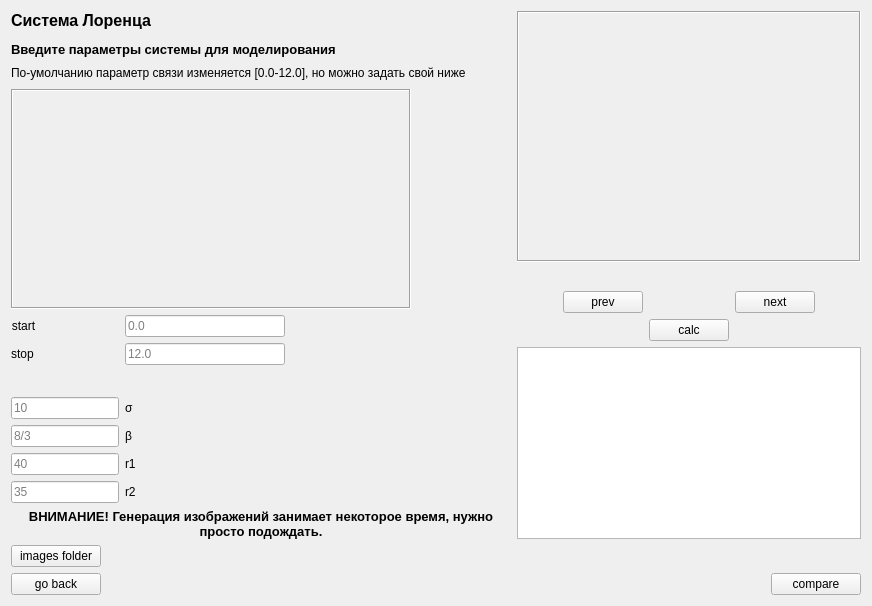
     <widget class="QWidget" name="page_3">
      <layout class="QGridLayout" name="gridLayout_9">
       <item row="0" column="0">
        <layout class="QGridLayout" name="gridLayout_8">
         <item row="1" column="0">
          <widget class="QLabel" name="label_12">
           <property name="sizePolicy">
            <sizepolicy hsizetype="Preferred" vsizetype="Preferred">
             <horstretch>0</horstretch>
             <verstretch>0</verstretch>
            </sizepolicy>
           </property>
           <property name="minimumSize">
            <size>
             <width>500</width>
             <height>20</height>
            </size>
           </property>
           <property name="maximumSize">
            <size>
             <width>1800</width>
             <height>20</height>
            </size>
           </property>
           <property name="text">
            <string>По-умолчанию параметр связи изменяется [0.0-12.0], но можно задать свой ниже</string>
           </property>
           <property name="wordWrap">
            <bool>true</bool>
           </property>
          </widget>
         </item>
         <item row="4" column="0">
          <widget class="QLabel" name="label_19">
           <property name="sizePolicy">
            <sizepolicy hsizetype="Preferred" vsizetype="Fixed">
             <horstretch>0</horstretch>
             <verstretch>0</verstretch>
            </sizepolicy>
           </property>
           <property name="font">
            <font>
             <pointsize>10</pointsize>
             <weight>75</weight>
             <bold>true</bold>
            </font>
           </property>
           <property name="text">
            <string>ВНИМАНИЕ! Генерация изображений занимает некоторое время, нужно просто подождать.</string>
           </property>
           <property name="alignment">
            <set>Qt::AlignCenter</set>
           </property>
           <property name="wordWrap">
            <bool>true</bool>
           </property>
          </widget>
         </item>
         <item row="0" column="0">
          <widget class="QLabel" name="label_11">
           <property name="maximumSize">
            <size>
             <width>16777215</width>
             <height>60</height>
            </size>
           </property>
           <property name="text">
            <string>&lt;html&gt;&lt;head/&gt;&lt;body&gt;&lt;p&gt;&lt;span style=&quot; font-size:12pt; font-weight:600;&quot;&gt;Система Лоренца&lt;/span&gt;&lt;/p&gt;&lt;p&gt;&lt;span style=&quot; font-size:10pt; font-weight:600;&quot;&gt;Введите параметры системы для моделирования&lt;/span&gt;&lt;/p&gt;&lt;/body&gt;&lt;/html&gt;</string>
           </property>
           <property name="textFormat">
            <enum>Qt::RichText</enum>
           </property>
           <property name="scaledContents">
            <bool>false</bool>
           </property>
          </widget>
         </item>
         <item row="2" column="0">
          <widget class="QLabel" name="eq_2">
           <property name="sizePolicy">
            <sizepolicy hsizetype="Preferred" vsizetype="Preferred">
             <horstretch>0</horstretch>
             <verstretch>0</verstretch>
            </sizepolicy>
           </property>
           <property name="minimumSize">
            <size>
             <width>400</width>
             <height>220</height>
            </size>
           </property>
           <property name="maximumSize">
            <size>
             <width>300</width>
             <height>220</height>
            </size>
           </property>
           <property name="baseSize">
            <size>
             <width>0</width>
             <height>0</height>
            </size>
           </property>
           <property name="frameShape">
            <enum>QFrame::Box</enum>
           </property>
           <property name="frameShadow">
            <enum>QFrame::Sunken</enum>
           </property>
           <property name="text">
            <string/>
           </property>
           <property name="alignment">
            <set>Qt::AlignRight|Qt::AlignTrailing|Qt::AlignVCenter</set>
           </property>
          </widget>
         </item>
         <item row="3" column="0">
          <layout class="QFormLayout" name="formLayout_4">
           <item row="0" column="0">
            <widget class="QLabel" name="label_13">
             <property name="maximumSize">
              <size>
               <width>1600</width>
               <height>16777215</height>
              </size>
             </property>
             <property name="text">
              <string>start</string>
             </property>
             <property name="alignment">
              <set>Qt::AlignCenter</set>
             </property>
            </widget>
           </item>
           <item row="0" column="1">
            <widget class="QLineEdit" name="coupparamstart_2">
             <property name="sizePolicy">
              <sizepolicy hsizetype="Expanding" vsizetype="Fixed">
               <horstretch>0</horstretch>
               <verstretch>0</verstretch>
              </sizepolicy>
             </property>
             <property name="maximumSize">
              <size>
               <width>160</width>
               <height>16777215</height>
              </size>
             </property>
             <property name="placeholderText">
              <string>0.0</string>
             </property>
            </widget>
           </item>
           <item row="1" column="0">
            <widget class="QLabel" name="label_14">
             <property name="maximumSize">
              <size>
               <width>160</width>
               <height>16777215</height>
              </size>
             </property>
             <property name="text">
              <string>stop</string>
             </property>
             <property name="alignment">
              <set>Qt::AlignCenter</set>
             </property>
            </widget>
           </item>
           <item row="1" column="1">
            <widget class="QLineEdit" name="coupparamend_2">
             <property name="sizePolicy">
              <sizepolicy hsizetype="Expanding" vsizetype="Fixed">
               <horstretch>0</horstretch>
               <verstretch>0</verstretch>
              </sizepolicy>
             </property>
             <property name="maximumSize">
              <size>
               <width>160</width>
               <height>160</height>
              </size>
             </property>
             <property name="placeholderText">
              <string>12.0</string>
             </property>
            </widget>
           </item>
           <item row="2" column="0" colspan="2">
            <spacer name="horizontalSpacer_6">
             <property name="orientation">
              <enum>Qt::Horizontal</enum>
             </property>
             <property name="sizeHint" stdset="0">
              <size>
               <width>40</width>
               <height>20</height>
              </size>
             </property>
            </spacer>
           </item>
           <item row="3" column="0">
            <widget class="QLineEdit" name="param_sigma">
             <property name="placeholderText">
              <string>10</string>
             </property>
            </widget>
           </item>
           <item row="3" column="1">
            <widget class="QLabel" name="label_15">
             <property name="maximumSize">
              <size>
               <width>16</width>
               <height>16777215</height>
              </size>
             </property>
             <property name="text">
              <string>σ</string>
             </property>
            </widget>
           </item>
           <item row="4" column="0">
            <widget class="QLineEdit" name="param_beta">
             <property name="placeholderText">
              <string>8/3</string>
             </property>
            </widget>
           </item>
           <item row="4" column="1">
            <widget class="QLabel" name="label_16">
             <property name="maximumSize">
              <size>
               <width>16</width>
               <height>16777215</height>
              </size>
             </property>
             <property name="text">
              <string>β</string>
             </property>
            </widget>
           </item>
           <item row="5" column="0">
            <widget class="QLineEdit" name="param_r1">
             <property name="placeholderText">
              <string>40</string>
             </property>
             <property name="clearButtonEnabled">
              <bool>false</bool>
             </property>
            </widget>
           </item>
           <item row="5" column="1">
            <widget class="QLabel" name="label_17">
             <property name="maximumSize">
              <size>
               <width>16</width>
               <height>16777215</height>
              </size>
             </property>
             <property name="text">
              <string>r1</string>
             </property>
            </widget>
           </item>
           <item row="6" column="0">
            <widget class="QLineEdit" name="param_r2">
             <property name="placeholderText">
              <string>35</string>
             </property>
            </widget>
           </item>
           <item row="6" column="1">
            <widget class="QLabel" name="label_18">
             <property name="maximumSize">
              <size>
               <width>18</width>
               <height>16777215</height>
              </size>
             </property>
             <property name="text">
              <string>r2</string>
             </property>
            </widget>
           </item>
          </layout>
         </item>
        </layout>
       </item>
       <item row="0" column="1">
        <layout class="QGridLayout" name="gridLayout_6">
         <item row="3" column="3" colspan="2">
          <spacer name="horizontalSpacer_7">
           <property name="orientation">
            <enum>Qt::Horizontal</enum>
           </property>
           <property name="sizeHint" stdset="0">
            <size>
             <width>40</width>
             <height>20</height>
            </size>
           </property>
          </spacer>
         </item>
         <item row="3" column="0" colspan="2">
          <spacer name="horizontalSpacer_8">
           <property name="orientation">
            <enum>Qt::Horizontal</enum>
           </property>
           <property name="sizeHint" stdset="0">
            <size>
             <width>40</width>
             <height>20</height>
            </size>
           </property>
          </spacer>
         </item>
         <item row="2" column="0">
          <spacer name="horizontalSpacer_9">
           <property name="orientation">
            <enum>Qt::Horizontal</enum>
           </property>
           <property name="sizeHint" stdset="0">
            <size>
             <width>40</width>
             <height>20</height>
            </size>
           </property>
          </spacer>
         </item>
         <item row="2" column="3">
          <widget class="QPushButton" name="button_imgright_2">
           <property name="maximumSize">
            <size>
             <width>80</width>
             <height>16777215</height>
            </size>
           </property>
           <property name="text">
            <string>next</string>
           </property>
          </widget>
         </item>
         <item row="3" column="2">
          <widget class="QPushButton" name="calcbtn_2">
           <property name="maximumSize">
            <size>
             <width>100</width>
             <height>16777215</height>
            </size>
           </property>
           <property name="text">
            <string>calc</string>
           </property>
          </widget>
         </item>
         <item row="0" column="0" colspan="5">
          <widget class="QLabel" name="label_pic_2">
           <property name="sizePolicy">
            <sizepolicy hsizetype="Preferred" vsizetype="Preferred">
             <horstretch>100</horstretch>
             <verstretch>100</verstretch>
            </sizepolicy>
           </property>
           <property name="frameShape">
            <enum>QFrame::Box</enum>
           </property>
           <property name="frameShadow">
            <enum>QFrame::Sunken</enum>
           </property>
           <property name="text">
            <string/>
           </property>
           <property name="scaledContents">
            <bool>true</bool>
           </property>
          </widget>
         </item>
         <item row="2" column="4">
          <spacer name="horizontalSpacer_10">
           <property name="orientation">
            <enum>Qt::Horizontal</enum>
           </property>
           <property name="sizeHint" stdset="0">
            <size>
             <width>40</width>
             <height>20</height>
            </size>
           </property>
          </spacer>
         </item>
         <item row="7" column="0" colspan="5">
          <widget class="QTextBrowser" name="textBrowserUJWFHUKJF_2">
           <property name="font">
            <font>
             <pointsize>11</pointsize>
            </font>
           </property>
          </widget>
         </item>
         <item row="2" column="1">
          <widget class="QPushButton" name="button_imgleft_2">
           <property name="sizePolicy">
            <sizepolicy hsizetype="Minimum" vsizetype="Fixed">
             <horstretch>0</horstretch>
             <verstretch>0</verstretch>
            </sizepolicy>
           </property>
           <property name="maximumSize">
            <size>
             <width>80</width>
             <height>16777215</height>
            </size>
           </property>
           <property name="layoutDirection">
            <enum>Qt::LeftToRight</enum>
           </property>
           <property name="text">
            <string>prev</string>
           </property>
          </widget>
         </item>
         <item row="1" column="1" colspan="3">
          <widget class="QLabel" name="subtitle_2">
           <property name="font">
            <font>
             <pointsize>11</pointsize>
            </font>
           </property>
           <property name="text">
            <string/>
           </property>
           <property name="alignment">
            <set>Qt::AlignCenter</set>
           </property>
          </widget>
         </item>
        </layout>
       </item>
       <item row="1" column="0">
        <widget class="QPushButton" name="showfolder_2">
         <property name="maximumSize">
          <size>
           <width>90</width>
           <height>24</height>
          </size>
         </property>
         <property name="text">
          <string>images folder</string>
         </property>
        </widget>
       </item>
       <item row="2" column="0">
        <widget class="QPushButton" name="backbutton_2">
         <property name="maximumSize">
          <size>
           <width>90</width>
           <height>24</height>
          </size>
         </property>
         <property name="text">
          <string>go back</string>
         </property>
        </widget>
       </item>
       <item row="2" column="1">
        <widget class="QPushButton" name="btn_2">
         <property name="maximumSize">
          <size>
           <width>90</width>
           <height>24</height>
          </size>
         </property>
         <property name="layoutDirection">
          <enum>Qt::RightToLeft</enum>
         </property>
         <property name="text">
          <string>compare</string>
         </property>
        </widget>
       </item>
      </layout>
     </widget>
